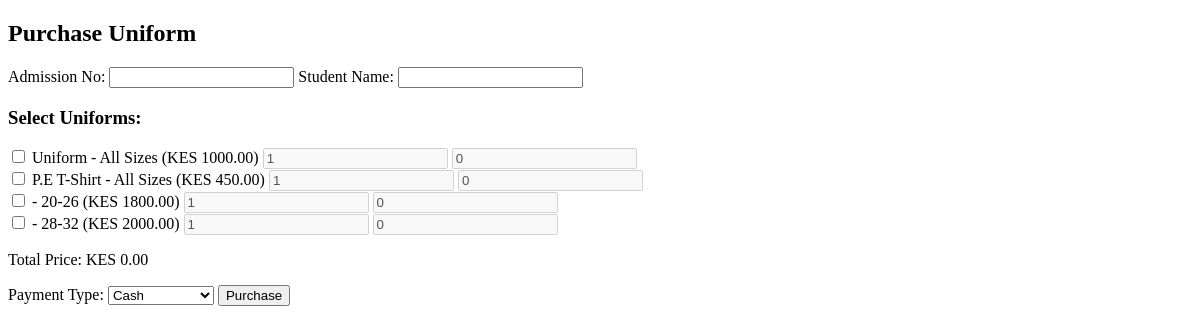
Page /php/process-uniform.php on the earlier database version.
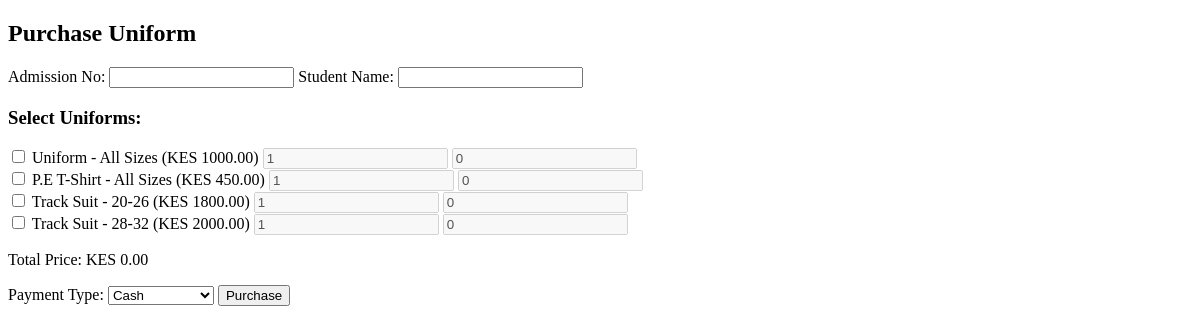
Same page on the later database version.
### tables this page shows
CREATE TABLE uniform_prices (
    id INT AUTO_INCREMENT PRIMARY KEY,
    uniform_type ENUM('Uniform', 'P.E T-Shirt', 'Track Suit', 'Track Suit') NOT NULL,
    size VARCHAR(50) NOT NULL,
    price DECIMAL(10,2) NOT NULL
);

### php/process-uniform.php (the view, shortened to what this page needs)
<!DOCTYPE html>
<html lang="en">
<head>
</head>
<body>
    <h2>Purchase Uniform</h2>
    <form action="process-uniform.php" method="POST">
        <label for="admission_no">Admission No:</label>
        <input type="text" id="admission_no" name="admission_no" required oninput="fetchStudentName()">
        <label for="name">Student Name:</label>
        <input type="text" id="name" name="name" required >
        <h3>Select Uniforms:</h3>
        <div id="uniforms-list">
        <?php
        include 'db.php';
        $stmt = $conn->prepare("SELECT id, uniform_type, size, price FROM uniform_prices");
        $stmt->execute();
        $result = $stmt->get_result();
        while ($uniform = $result->fetch_assoc()):
        ?>
        <div class="uniform-item">
            <label>
               <input type="checkbox" class="uniform-checkbox" data-id="<?= $uniform['id']; ?>" data-price="<?= $uniform['price']; ?>">
                <?= $uniform['uniform_type'] . " - " . $uniform['size'] . " (KES " . $uniform['price'] . ")"; ?>
            </label>
            <input type="number" class="quantity" name="uniforms[<?= $uniform['id']; ?>][quantity]" min="1" value="1" disabled onchange="updateTotalPrice()">
            <input type="number" class="amount-paid" name="uniforms[<?= $uniform['id']; ?>][amount_paid]" min="0" value="0" disabled>
        </div>
        <?php endwhile; ?>
        </div>
        <p id="total_price">Total Price: KES 0.00</p>
        <label for="payment_type">Payment Type:</label>
        <select name="payment_type" required>
            <option value="Cash">Cash</option>
        </select>
        <button type="submit">Purchase</button>
    </form>
</body>
</html>

Differences in the rows shown:
changed uniform_prices (number 3 of 4 on the later page): uniform_type (not shown) → "Track Suit"
changed uniform_prices (number 4 of 4 on the later page): uniform_type (not shown) → "Track Suit"
